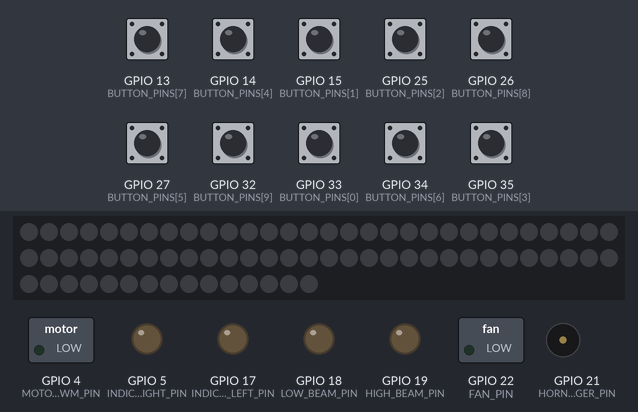
Bench run of a sketch on a simulated ESP32. On the bench: 75 RGB LEDs in strip order, left to right, continuing on the next row, switched loads named in the sketch (green lamp = pin HIGH), output pins drawn as LEDs (lit = HIGH), buzzer (waves = sounding, pin HIGH). Dashed ring = blinking. The inputs (shaded band) are chosen by the test bench; at power-on: GPIO 13 (BUTTON_PINS[7]), GPIO 14 (BUTTON_PINS[4]), GPIO 15 (BUTTON_PINS[1]), GPIO 25 (BUTTON_PINS[2]), GPIO 26 (BUTTON_PINS[8]), GPIO 27 (BUTTON_PINS[5]), GPIO 32 (BUTTON_PINS[9]), GPIO 33 (BUTTON_PINS[0]), GPIO 34 (BUTTON_PINS[6]), GPIO 35 (BUTTON_PINS[3]) HIGH. Dim RGB values are drawn brighter than linear; WiFi joins after 1.5 s; servers stay silent unless stated; no MQTT or app messages arrive unless stated; not simulated (calls return 0 or success): wifi_credentials.h; names the files do not define were given values by the test bench: MQTT_BROKER_PORT = 1883; what the sketch prints to the serial monitor is not drawn.

Above: at 1.6 s.
1.7 s: GPIO 27 (BUTTON_PINS[5]) pulled LOW for 0.15 s
At 1.93 s:
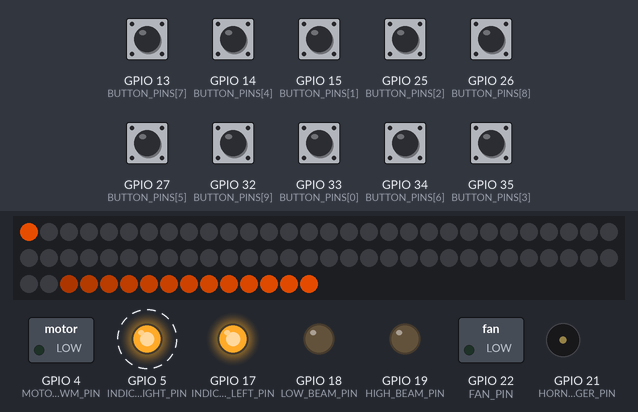
2.4 s: GPIO 14 (BUTTON_PINS[4]) pulled LOW for 0.15 s
At 2.73 s:
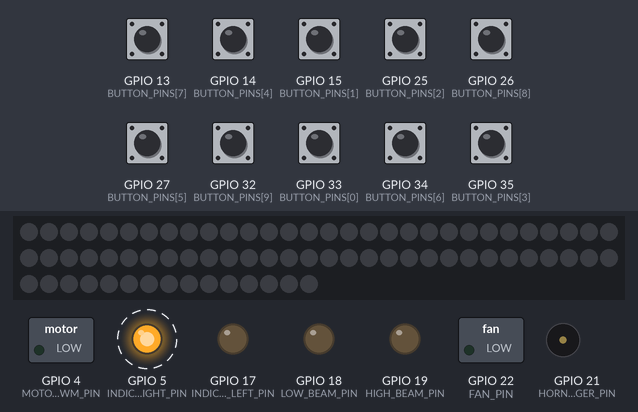
5.5 s: GPIO 25 (BUTTON_PINS[2]) pulled LOW for 0.15 s
At 6.15 s:
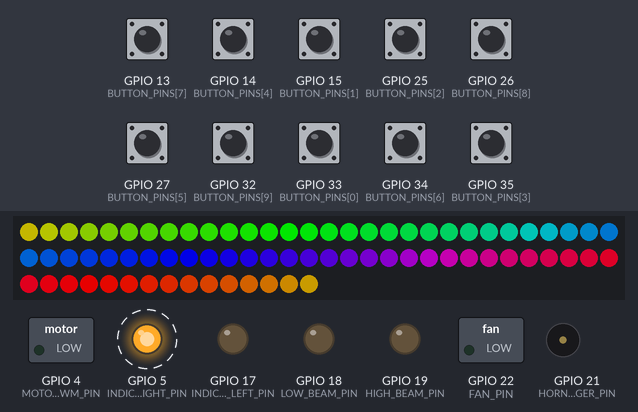
6.2 s: GPIO 13 (BUTTON_PINS[7]) pulled LOW for 0.15 s
At 6.65 s:
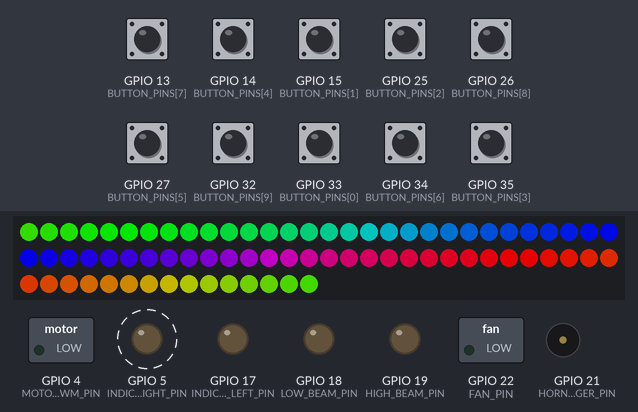
6.9 s: GPIO 15 (BUTTON_PINS[1]) pulled LOW for 0.15 s
At 7.26 s:
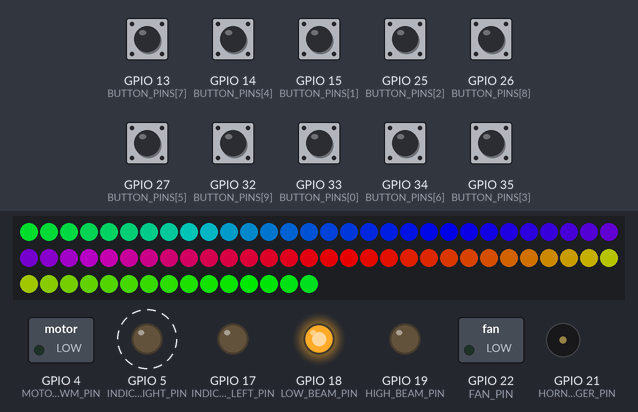
7.6 s: GPIO 33 (BUTTON_PINS[0]) pulled LOW for 0.15 s
At 7.87 s:
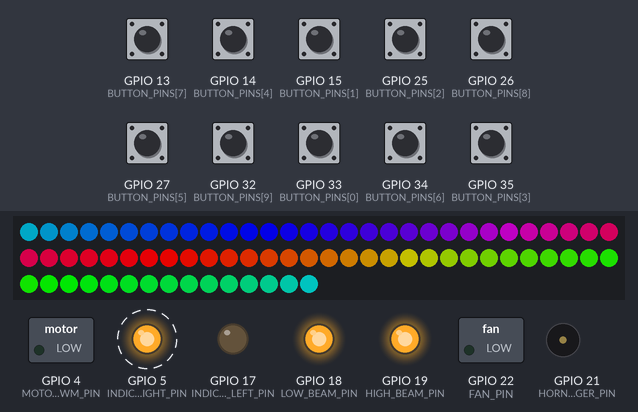
Timing chart, 0 to 9.3 s (numbered marks = the images above; inputs shaded):
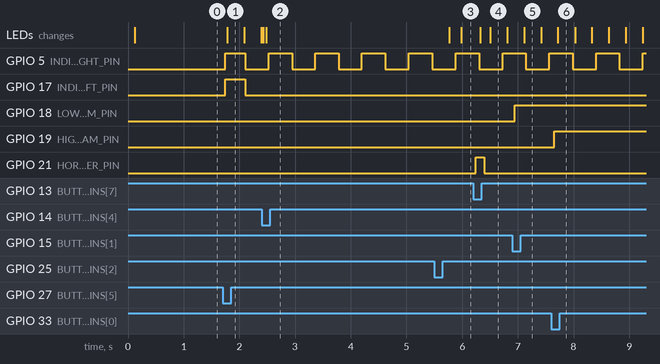

The sketch:

esp32_actor.ino
```cpp
// MesseAuto ESP32 Standalone-Aktor
//
// Zielaufbau:
// - Der ESP32 wird einmal per PC/Mac geflasht.
// - Im Messebetrieb gibt es KEINE Serial-Verbindung zum Raspberry Pi.
// - Echte Buttons und Pi-Relaiskontakte liegen parallel auf denselben
//   ESP32-Eingaengen.
// - Ein Tastendruck oder ein kurzer Relaiskontakt zieht den Eingang auf LOW.
// - Der ESP32 behandelt beides gleich und schaltet intern die Funktion.

#include <Arduino.h>
#include <Adafruit_NeoPixel.h>
#include <ArduinoJson.h>
#include <PubSubClient.h>
#include <WiFi.h>

#include "wifi_credentials.h"

constexpr uint32_t SERIAL_BAUDRATE = 115200;
constexpr uint16_t DEBOUNCE_MS = 40;
constexpr uint16_t STATUS_INTERVAL_MS = 2000;
constexpr uint16_t BLINK_INTERVAL_MS = 420;
constexpr uint16_t PIXEL_ANIMATION_INTERVAL_MS = 35;

// Button-Reihenfolge:
// 1 Fernlicht, 2 Abblendlicht, 3 Unterboden, 4 Blinker links,
// 5 Blinker rechts, 6 Warnblinker, 7 Luefter, 8-10 Reserve.
constexpr uint8_t BUTTON_COUNT = 10;
constexpr uint8_t BUTTON_PINS[BUTTON_COUNT] = {33, 15, 25, 35, 14, 27, 34, 13, 26, 32};

// Ausgangsbelegung am Fahrzeug. Die Eingangsbelegung oben bleibt unveraendert.
constexpr uint8_t LOW_BEAM_PIN = 18;
constexpr uint8_t HIGH_BEAM_PIN = 19;
constexpr uint8_t INDICATOR_LEFT_PIN = 17;
constexpr uint8_t INDICATOR_RIGHT_PIN = 5;
constexpr uint8_t UNDERBODY_PIXEL_PIN = 0;
constexpr uint16_t UNDERBODY_PIXEL_COUNT = 75;
constexpr uint8_t FAN_PIN = 22;
constexpr uint8_t FREE_ONE_PIN = 25;
constexpr uint8_t FREE_TWO_PIN = 26;
constexpr uint8_t FREE_THREE_PIN = 27;

// Taster 8 (Index 7) ist die Hupe (M11), kein normaler Toggle mehr.
// Direktleitung zum ESP Sensor/Aux (dort GPIO13) - siehe HARDWARE.md
// "Direkte Hupenleitung Actor -> Sensor/Aux". Haelt HIGH solange T8
// gedrueckt ist (Hold-to-Honk, kein Toggle).
constexpr uint8_t HORN_TRIGGER_PIN = 21;
constexpr uint8_t HORN_BUTTON_INDEX = 7;

// Fahrmotor (M10): GPIO4 -> externer Treiber, gibt 0-5V fuer 0-100% aus.
// Boot-sicher: Motor startet immer bei 0%, Sollwert kommt per MQTT (nicht retained).
constexpr uint8_t MOTOR_PWM_PIN = 4;
constexpr uint32_t MOTOR_PWM_FREQ_HZ = 5000;
constexpr uint8_t MOTOR_PWM_RESOLUTION_BITS = 8;
uint8_t motorPercent = 0;

// GPIO25/26/27 sind laut aktueller Eingangsbelegung bereits Buttonpins.
// Solange die ESP-Eingaenge gleich bleiben, werden diese Ausgaenge nicht aktiv
// getrieben, damit Blinker-/Warnblinker-Eingaben nicht kaputtgehen.
constexpr bool PRESERVE_BUTTON_INPUTS = true;
constexpr bool OUTPUT_ACTIVE_HIGH = true;

// LOW bedeutet gedrueckt. Bei Pins 34/35 gibt es keine internen Pullups.
// Wenn diese Pins genutzt werden, braucht die Hardware externe Pullups.
constexpr bool USE_INTERNAL_PULLUPS_WHERE_POSSIBLE = true;

const char *BUTTON_FUNCTIONS[BUTTON_COUNT] = {
  "highBeam",
  "lowBeam",
  "underbody",
  "leftIndicator",
  "rightIndicator",
  "hazard",
  "fan",
  "freeOne",
  "freeTwo",
  "freeThree"
};

const char *BUTTON_OUTPUTS[BUTTON_COUNT] = {
  "GPIO19",
  "GPIO18",
  "NeoPixel GPIO0 rainbow",
  "GPIO17 blink",
  "GPIO5 blink",
  "GPIO17+GPIO5+NeoPixel GPIO0 orange_chase",
  "GPIO22",
  "GPIO25 input_preserved",
  "GPIO26 input_preserved",
  "GPIO27 input_preserved"
};

Adafruit_NeoPixel underbodyPixels(
  UNDERBODY_PIXEL_COUNT,
  UNDERBODY_PIXEL_PIN,
  NEO_GRB + NEO_KHZ800
);

// --- MesseCar WLAN/MQTT (MA-04-001/002/003/004) ---
//
// Der lokale MesseCar-AP hat keinen Internetzugang, also keine NTP-Zeit
// verfuegbar. `timestamp_ms` in ESP-Nachrichten ist deshalb bewusst
// `millis()` (Geraete-Uptime) statt echter Unix-Zeit wie bei Pi 1 - siehe
// MQTT.md. Fuer Reihenfolge/Aktualitaet innerhalb einer ESP-Session reicht
// das aus; ein Vergleich mit Pi-1-Zeitstempeln ist nicht sinnvoll.
constexpr uint32_t WIFI_RETRY_INTERVAL_MS = 5000;
constexpr uint32_t MQTT_RETRY_INTERVAL_MS = 3000;
constexpr const char *MQTT_CLIENT_ID = "esp_actor";
constexpr const char *TOPIC_STATUS = "messecar/actor/status";
constexpr const char *TOPIC_EVENT_BUTTON = "messecar/actor/event/button";
constexpr const char *TOPIC_STATE = "messecar/actor/state";
constexpr const char *TOPIC_COMMAND = "messecar/actor/command";
constexpr const char *TOPIC_MOTOR_COMMAND = "messecar/actor/motor/command";

WiFiClient wifiClient;
PubSubClient mqttClient(wifiClient);
uint32_t lastWifiAttemptAt = 0;
uint32_t lastMqttAttemptAt = 0;

struct ButtonState {
  bool stablePressed = false;
  bool lastRawPressed = false;
  uint32_t changedAt = 0;
};

struct VehicleState {
  bool highBeam = false;
  bool lowBeam = false;
  bool underbody = false;
  bool leftIndicator = false;
  bool rightIndicator = false;
  bool hazard = false;
  bool fan = false;
  bool freeOne = false;
  bool freeTwo = false;
  bool freeThree = false;
};

ButtonState buttons[BUTTON_COUNT];
VehicleState state;
String serialCommand;
uint32_t lastStatusAt = 0;
uint32_t lastPixelAnimationAt = 0;
uint16_t pixelAnimationStep = 0;

bool pinSupportsInternalPullup(uint8_t pin) {
  return pin != 34 && pin != 35 && pin != 36 && pin != 39;
}

void configureButtonInput(uint8_t pin) {
  if (USE_INTERNAL_PULLUPS_WHERE_POSSIBLE && pinSupportsInternalPullup(pin)) {
    pinMode(pin, INPUT_PULLUP);
  } else {
    pinMode(pin, INPUT);
  }
}

bool pinIsButtonInput(uint8_t pin) {
  for (uint8_t buttonPin : BUTTON_PINS) {
    if (buttonPin == pin) {
      return true;
    }
  }
  return false;
}

bool outputCanDrive(uint8_t pin) {
  return !PRESERVE_BUTTON_INPUTS || !pinIsButtonInput(pin);
}

uint8_t outputLevel(bool enabled) {
  if (OUTPUT_ACTIVE_HIGH) {
    return enabled ? HIGH : LOW;
  }
  return enabled ? LOW : HIGH;
}

void configureOutputPin(uint8_t pin) {
  if (!outputCanDrive(pin)) {
    return;
  }
  pinMode(pin, OUTPUT);
  digitalWrite(pin, outputLevel(false));
}

void writeOutputPin(uint8_t pin, bool enabled) {
  if (!outputCanDrive(pin)) {
    return;
  }
  digitalWrite(pin, outputLevel(enabled));
}

uint32_t wheelColor(uint8_t wheelPosition) {
  wheelPosition = 255 - wheelPosition;
  if (wheelPosition < 85) {
    return underbodyPixels.Color(255 - wheelPosition * 3, 0, wheelPosition * 3);
  }
  if (wheelPosition < 170) {
    wheelPosition -= 85;
    return underbodyPixels.Color(0, wheelPosition * 3, 255 - wheelPosition * 3);
  }
  wheelPosition -= 170;
  return underbodyPixels.Color(wheelPosition * 3, 255 - wheelPosition * 3, 0);
}

void updateOutputs() {
  const bool blinkOn = (millis() / BLINK_INTERVAL_MS) % 2 == 0;
  const bool leftBlink = (state.leftIndicator || state.hazard) && blinkOn;
  const bool rightBlink = (state.rightIndicator || state.hazard) && blinkOn;

  writeOutputPin(HIGH_BEAM_PIN, state.highBeam);
  writeOutputPin(LOW_BEAM_PIN, state.lowBeam);
  writeOutputPin(INDICATOR_LEFT_PIN, leftBlink);
  writeOutputPin(INDICATOR_RIGHT_PIN, rightBlink);
  writeOutputPin(FAN_PIN, state.fan);
  writeOutputPin(FREE_ONE_PIN, state.freeOne);
  writeOutputPin(FREE_TWO_PIN, state.freeTwo);
  writeOutputPin(FREE_THREE_PIN, state.freeThree);
}

void updateUnderbodyPixels() {
  const uint32_t now = millis();
  if (now - lastPixelAnimationAt < PIXEL_ANIMATION_INTERVAL_MS) {
    return;
  }
  lastPixelAnimationAt = now;

  underbodyPixels.clear();

  if (state.hazard) {
    constexpr uint8_t trailLength = 14;
    const uint16_t head = pixelAnimationStep % UNDERBODY_PIXEL_COUNT;
    for (uint8_t offset = 0; offset < trailLength; offset++) {
      const uint16_t index = (head + UNDERBODY_PIXEL_COUNT - offset) % UNDERBODY_PIXEL_COUNT;
      const uint8_t brightness = 255 - (offset * 14);
      underbodyPixels.setPixelColor(index, underbodyPixels.Color(brightness, brightness / 3, 0));
    }
    pixelAnimationStep += 1;
  } else if (state.underbody) {
    for (uint16_t index = 0; index < UNDERBODY_PIXEL_COUNT; index++) {
      const uint8_t colorIndex = ((index * 256 / UNDERBODY_PIXEL_COUNT) + pixelAnimationStep) & 255;
      underbodyPixels.setPixelColor(index, wheelColor(colorIndex));
    }
    pixelAnimationStep += 2;
  }

  underbodyPixels.show();
}

void printBoolJson(bool value) {
  Serial.print(value ? "true" : "false");
}

void publishStatus(const char *status, bool retain) {
  if (!mqttClient.connected()) {
    return;
  }
  JsonDocument doc;
  doc["device"] = "esp_actor";
  doc["timestamp_ms"] = millis();
  doc["status"] = status;
  char buffer[128];
  serializeJson(doc, buffer, sizeof(buffer));
  mqttClient.publish(TOPIC_STATUS, buffer, retain);
}

void publishActorState() {
  if (!mqttClient.connected()) {
    return;
  }
  JsonDocument doc;
  doc["device"] = "esp_actor";
  doc["timestamp_ms"] = millis();
  JsonObject outputs = doc["outputs"].to<JsonObject>();
  outputs["highBeam"] = state.highBeam;
  outputs["lowBeam"] = state.lowBeam;
  outputs["underbody"] = state.underbody;
  outputs["leftIndicator"] = state.leftIndicator;
  outputs["rightIndicator"] = state.rightIndicator;
  outputs["hazard"] = state.hazard;
  outputs["fan"] = state.fan;
  doc["motor_percent"] = motorPercent;
  char buffer[256];
  serializeJson(doc, buffer, sizeof(buffer));
  mqttClient.publish(TOPIC_STATE, buffer, false);
}

void publishButtonEvent(uint8_t index, bool pressed) {
  if (!mqttClient.connected()) {
    return;
  }
  JsonDocument doc;
  doc["device"] = "esp_actor";
  doc["timestamp_ms"] = millis();
  doc["button"] = index + 1;
  doc["edge"] = pressed ? "pressed" : "released";
  char buffer[128];
  serializeJson(doc, buffer, sizeof(buffer));
  mqttClient.publish(TOPIC_EVENT_BUTTON, buffer, false);
}

void setStateByName(const String &name, bool enabled);

void setMotorPercent(uint8_t percent) {
  motorPercent = percent;
  const uint32_t maxDuty = (1u << MOTOR_PWM_RESOLUTION_BITS) - 1;
  const uint32_t duty = (static_cast<uint32_t>(percent) * maxDuty) / 100;
  ledcWrite(MOTOR_PWM_PIN, duty);
}

void handleMotorCommand(byte *payload, unsigned int length) {
  JsonDocument doc;
  DeserializationError parseError = deserializeJson(doc, payload, length);
  if (parseError) {
    return;
  }
  if (!doc["percent"].is<int>()) {
    return;
  }
  int percent = doc["percent"];
  percent = constrain(percent, 0, 100);
  setMotorPercent(static_cast<uint8_t>(percent));
}

void handleMqttMessage(char *topic, byte *payload, unsigned int length) {
  if (strcmp(topic, TOPIC_MOTOR_COMMAND) == 0) {
    handleMotorCommand(payload, length);
    return;
  }

  JsonDocument doc;
  DeserializationError parseError = deserializeJson(doc, payload, length);
  if (parseError) {
    return;
  }
  if (!doc["device"].is<const char *>() || !doc["timestamp_ms"].is<long>()) {
    return;
  }
  const char *function = doc["function"] | "";
  if (function[0] == '\0') {
    return;
  }
  const bool value = doc["value"] | false;
  setStateByName(String(function), value);
}

void ensureWifiConnected() {
  if (WiFi.status() == WL_CONNECTED) {
    return;
  }
  const uint32_t now = millis();
  if (now != 0 && now - lastWifiAttemptAt < WIFI_RETRY_INTERVAL_MS) {
    return;
  }
  lastWifiAttemptAt = now;
  WiFi.begin(WIFI_SSID, WIFI_PASSWORD);
}

void ensureMqttConnected() {
  if (WiFi.status() != WL_CONNECTED) {
    return;
  }
  if (mqttClient.connected()) {
    mqttClient.loop();
    return;
  }
  const uint32_t now = millis();
  if (now != 0 && now - lastMqttAttemptAt < MQTT_RETRY_INTERVAL_MS) {
    return;
  }
  lastMqttAttemptAt = now;

  JsonDocument willDoc;
  willDoc["device"] = "esp_actor";
  willDoc["status"] = "offline";
  char willBuffer[128];
  serializeJson(willDoc, willBuffer, sizeof(willBuffer));

  const bool connected = mqttClient.connect(
    MQTT_CLIENT_ID, TOPIC_STATUS, 1, true, willBuffer
  );
  if (connected) {
    mqttClient.subscribe(TOPIC_COMMAND, 1);
    mqttClient.subscribe(TOPIC_MOTOR_COMMAND, 0);
    publishStatus("online", true);
    publishActorState();
  }
}

void sendStatus(int8_t eventButton = -1) {
  Serial.print("{\"device\":\"esp32_actor\",\"mode\":\"standalone_buttons\",\"states\":{");
  Serial.print("\"highBeam\":"); printBoolJson(state.highBeam);
  Serial.print(",\"lowBeam\":"); printBoolJson(state.lowBeam);
  Serial.print(",\"underbody\":"); printBoolJson(state.underbody);
  Serial.print(",\"leftIndicator\":"); printBoolJson(state.leftIndicator);
  Serial.print(",\"rightIndicator\":"); printBoolJson(state.rightIndicator);
  Serial.print(",\"hazard\":"); printBoolJson(state.hazard);
  Serial.print(",\"fan\":"); printBoolJson(state.fan);
  Serial.print(",\"freeOne\":"); printBoolJson(state.freeOne);
  Serial.print(",\"freeTwo\":"); printBoolJson(state.freeTwo);
  Serial.print(",\"freeThree\":"); printBoolJson(state.freeThree);
  Serial.print("},\"buttons\":[");
  for (uint8_t i = 0; i < BUTTON_COUNT; i++) {
    if (i > 0) {
      Serial.print(',');
    }
    printBoolJson(buttons[i].stablePressed);
  }
  Serial.print(']');
  if (eventButton > 0) {
    Serial.print(",\"event_button\":");
    Serial.print(eventButton);
  }
  Serial.println('}');
}

void sendButtonLog(uint8_t index, bool pressed) {
  Serial.print("LOG ms=");
  Serial.print(millis());
  Serial.print(" event=button_");
  Serial.print(pressed ? "pressed" : "released");
  Serial.print(" button=");
  Serial.print(index + 1);
  Serial.print(" pin=GPIO");
  Serial.print(BUTTON_PINS[index]);
  Serial.print(" function=");
  Serial.println(BUTTON_FUNCTIONS[index]);
}

bool stateForButton(uint8_t index) {
  switch (index) {
    case 0: return state.highBeam;
    case 1: return state.lowBeam;
    case 2: return state.underbody;
    case 3: return state.leftIndicator;
    case 4: return state.rightIndicator;
    case 5: return state.hazard;
    case 6: return state.fan;
    case 7: return state.freeOne;
    case 8: return state.freeTwo;
    case 9: return state.freeThree;
    default: return false;
  }
}

void sendSwitchLog(uint8_t index) {
  Serial.print("LOG ms=");
  Serial.print(millis());
  Serial.print(" event=switch function=");
  Serial.print(BUTTON_FUNCTIONS[index]);
  Serial.print(" state=");
  Serial.print(stateForButton(index) ? "ON" : "OFF");
  Serial.print(" output=");
  Serial.println(BUTTON_OUTPUTS[index]);
}

void disableHazard() {
  state.hazard = false;
  state.leftIndicator = false;
  state.rightIndicator = false;
}

void setStateByName(const String &name, bool enabled) {
  if (name == "highBeam") {
    state.highBeam = enabled;
  } else if (name == "lowBeam") {
    state.lowBeam = enabled;
  } else if (name == "underbody") {
    state.underbody = enabled;
  } else if (name == "leftIndicator") {
    state.leftIndicator = enabled;
  } else if (name == "rightIndicator") {
    state.rightIndicator = enabled;
  } else if (name == "fan") {
    state.fan = enabled;
  } else if (name == "freeOne") {
    state.freeOne = enabled;
  } else if (name == "freeTwo") {
    state.freeTwo = enabled;
  } else if (name == "freeThree") {
    state.freeThree = enabled;
  } else if (name == "hazard") {
    state.hazard = enabled;
    state.leftIndicator = enabled;
    state.rightIndicator = enabled;
  } else {
    return;
  }

  updateOutputs();
  sendStatus();
  publishActorState();
}

// Nur fuer Werkbankdiagnose am PC. Im Messebetrieb haengt der ESP nicht am Pi.
void handleSerialCommand(String command) {
  command.trim();
  if (!command.startsWith("SET ")) {
    return;
  }

  const int secondSpace = command.indexOf(' ', 4);
  if (secondSpace < 0) {
    return;
  }

  const String name = command.substring(4, secondSpace);
  const String value = command.substring(secondSpace + 1);
  if (value != "0" && value != "1") {
    return;
  }

  setStateByName(name, value == "1");
}

void readSerialCommands() {
  while (Serial.available() > 0) {
    const char c = static_cast<char>(Serial.read());
    if (c == '\n') {
      handleSerialCommand(serialCommand);
      serialCommand = "";
    } else if (c != '\r') {
      if (serialCommand.length() < 96) {
        serialCommand += c;
      } else {
        serialCommand = "";
      }
    }
  }
}

void handleButtonPress(uint8_t index) {
  switch (index) {
    case 0:
      state.highBeam = !state.highBeam;
      break;
    case 1:
      state.lowBeam = !state.lowBeam;
      break;
    case 2:
      state.underbody = !state.underbody;
      break;
    case 3:
      if (state.hazard) {
        disableHazard();
      }
      state.leftIndicator = !state.leftIndicator;
      break;
    case 4:
      if (state.hazard) {
        disableHazard();
      }
      state.rightIndicator = !state.rightIndicator;
      break;
    case 5:
      if (state.hazard) {
        disableHazard();
      } else {
        state.hazard = true;
        state.leftIndicator = true;
        state.rightIndicator = true;
      }
      break;
    case 6:
      state.fan = !state.fan;
      break;
    // case 7 (Taster 8) ist die Hupe - wird direkt in readButtons()
    // behandelt (Hold-to-Honk-Direktleitung), erreicht diese Funktion nicht.
    case 8:
      state.freeTwo = !state.freeTwo;
      break;
    case 9:
      state.freeThree = !state.freeThree;
      break;
  }

  updateOutputs();
  updateUnderbodyPixels();
  sendSwitchLog(index);
  sendStatus(index + 1);
  publishActorState();
}

void readButtons() {
  const uint32_t now = millis();
  for (uint8_t i = 0; i < BUTTON_COUNT; i++) {
    const bool rawPressed = digitalRead(BUTTON_PINS[i]) == LOW;
    if (rawPressed != buttons[i].lastRawPressed) {
      buttons[i].lastRawPressed = rawPressed;
      buttons[i].changedAt = now;
    }
    if ((now - buttons[i].changedAt) >= DEBOUNCE_MS && rawPressed != buttons[i].stablePressed) {
      buttons[i].stablePressed = rawPressed;
      sendButtonLog(i, buttons[i].stablePressed);
      publishButtonEvent(i, buttons[i].stablePressed);

      if (i == HORN_BUTTON_INDEX) {
        // Hold-to-Honk: Direktleitung folgt sofort press/release, kein Toggle.
        digitalWrite(HORN_TRIGGER_PIN, buttons[i].stablePressed ? HIGH : LOW);
      } else if (buttons[i].stablePressed) {
        handleButtonPress(i);
      }
    }
  }
}

void initializeButtonStates() {
  const uint32_t now = millis();
  for (uint8_t i = 0; i < BUTTON_COUNT; i++) {
    const bool rawPressed = digitalRead(BUTTON_PINS[i]) == LOW;
    buttons[i].lastRawPressed = rawPressed;
    buttons[i].stablePressed = rawPressed;
    buttons[i].changedAt = now;
  }
}

void setup() {
  Serial.begin(SERIAL_BAUDRATE);
  serialCommand.reserve(96);

  for (uint8_t pin : BUTTON_PINS) {
    configureButtonInput(pin);
  }
  delay(120);
  initializeButtonStates();

  configureOutputPin(LOW_BEAM_PIN);
  configureOutputPin(HIGH_BEAM_PIN);
  configureOutputPin(INDICATOR_LEFT_PIN);
  configureOutputPin(INDICATOR_RIGHT_PIN);
  configureOutputPin(FAN_PIN);
  configureOutputPin(FREE_ONE_PIN);
  configureOutputPin(FREE_TWO_PIN);
  configureOutputPin(FREE_THREE_PIN);
  pinMode(HORN_TRIGGER_PIN, OUTPUT);
  digitalWrite(HORN_TRIGGER_PIN, LOW);

  ledcAttach(MOTOR_PWM_PIN, MOTOR_PWM_FREQ_HZ, MOTOR_PWM_RESOLUTION_BITS);
  setMotorPercent(0);

  underbodyPixels.begin();
  underbodyPixels.setBrightness(180);
  underbodyPixels.clear();
  underbodyPixels.show();

  delay(300);
  updateOutputs();
  updateUnderbodyPixels();
  sendStatus();

  WiFi.mode(WIFI_STA);
  mqttClient.setServer(MQTT_BROKER_HOST, MQTT_BROKER_PORT);
  mqttClient.setCallback(handleMqttMessage);
  mqttClient.setBufferSize(512);
}

void loop() {
  readSerialCommands();
  readButtons();
  updateOutputs();
  updateUnderbodyPixels();
  ensureWifiConnected();
  ensureMqttConnected();

  const uint32_t now = millis();
  if (now - lastStatusAt >= STATUS_INTERVAL_MS) {
    lastStatusAt = now;
    sendStatus();
    publishStatus("online", true);
    publishActorState();
  }

  delay(5);
}
```

Measured:
- after the input at 1.7 s, GPIO 5 (INDICATOR_RIGHT_PIN), GPIO 17 (INDICATOR_LEFT_PIN): LOW → HIGH after 0.05 s, → LOW 0.36 s later; the LEDs: change after 0.08 s (image 1)
- after the input at 2.4 s, GPIO 17 (INDICATOR_LEFT_PIN): stops changing and stays LOW; the LEDs: first differ from a run without the input after 0.08 s (image 2)
- after the input at 5.5 s, the LEDs: first change after 0.27 s (image 3 shows a later state)
- after the input at 6.2 s, GPIO 21 (HORN_TRIGGER_PIN): LOW → HIGH at once, → LOW 0.15 s later
- after the input at 6.9 s, GPIO 18 (LOW_BEAM_PIN): LOW → HIGH after 0.05 s
- after the input at 7.6 s, GPIO 19 (HIGH_BEAM_PIN): LOW → HIGH after 0.05 s
